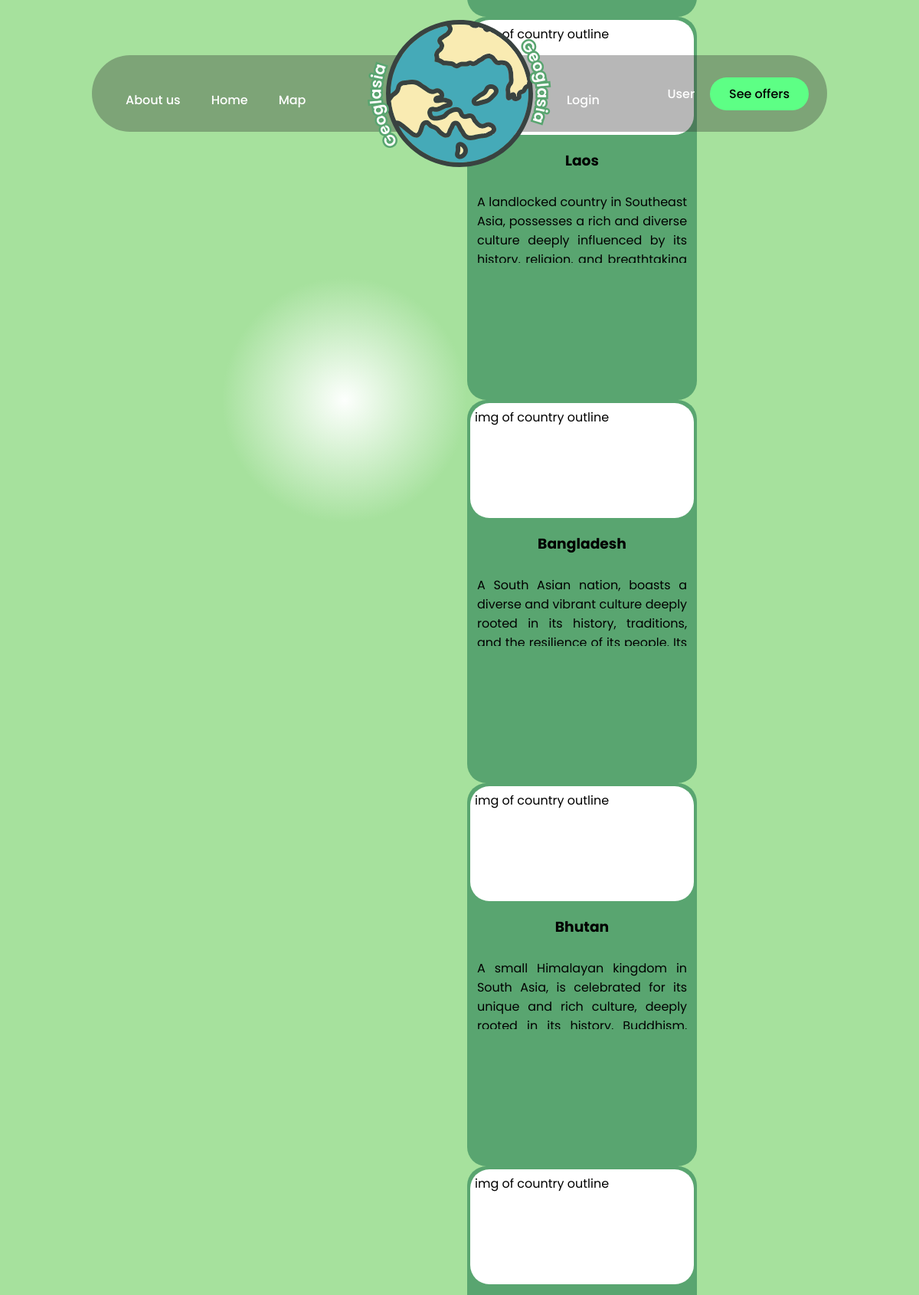
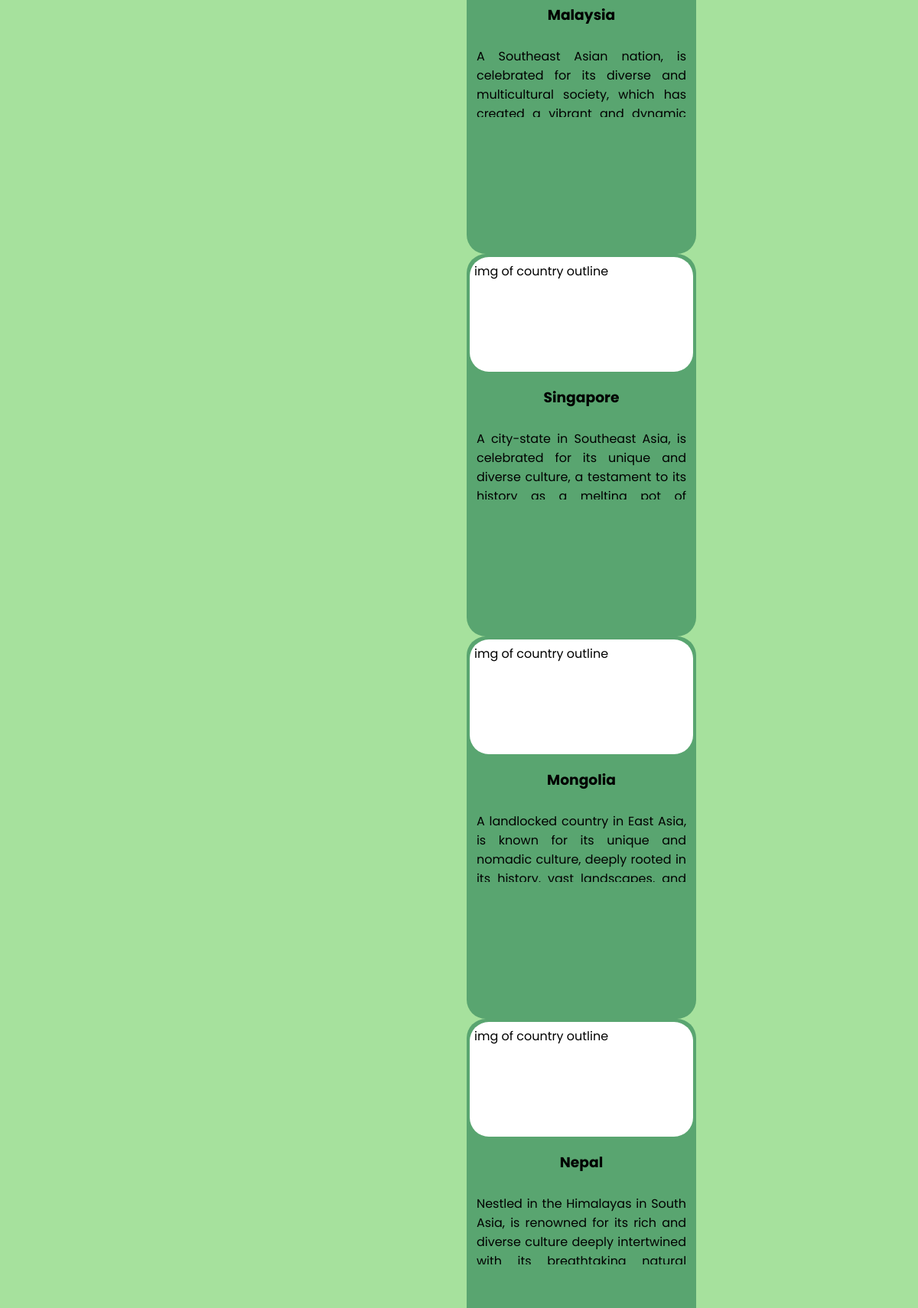
Screenshot of /website/home.php (upper part) with the database file from the repository (2 pictures, top to bottom).
### tables this page shows
CREATE TABLE `countries` (
  `country_id` int(11) NOT NULL,
  `country_name` varchar(60) NOT NULL,
  `country_desc` text NOT NULL
);

### website/require/database.php (called while the page is built, shortened)
<?php
function getUser() {
    $user = null;
    return $user;
}
?>

### website/home.php (the view, shortened to what this page needs)
<!DOCTYPE html>
<html lang="pl">
<head>
    <link rel="stylesheet" href="css/style.css">
    <?php
        $fileName = basename(__FILE__, '.php');
        if (file_exists("css/$fileName.css")) {
            echo "<link rel='stylesheet' href='css/$fileName.css'>";
        }
    ?>
  <link rel="stylesheet" href="https://cdn.jsdelivr.net/npm/swiper@10/swiper-bundle.min.css" />
</head>
<body>
    <?php
    require_once("require/database.php");
    $user = getUser();
    ?>
    <header>
        <nav class="nav-links">
            <a href="aboutus.php">
                About us
            </a>
            <a href="home.php">
                Home
            </a>
            <a href="map.php">
                Map
            </a>
            <div class="page-name">
            </div>
        </nav>
        <div class="logo-container">
            <img src="../assets/globe.svg" alt="logo" class="logo">
            <svg xmlns="http://www.w3.org/2000/svg" viewBox="0 0 200 200">>
                <text>
                    <textPath href="#circle-path">Geoglasia</textPath>
                </text>
                <text>
                    <textPath href="#circle-path">Geoglasia</textPath>
                </text>
            </svg>
        </div>
        <div class="nav-links">
            <?php
            if ($user) {
                $username = $user['login'];
                echo
                "<h3>
                <ion-icon name='person-circle-outline' class='icon'></ion-icon>
                > Howdy, <span class='greeting'>$username!</span>
                </h3>";
            } else {
            ?>
                <a href="login.php" class="logintext">
                    Login
                </a>
            <?php
            }
            ?>
            <a href="#">User</a>
            <button class="cta">See offers</button>
        </div>
    </header>
    <main>
        <div class="map">
            <div class="map-bg"></div>
        </div>
        <div class="swiper mySwiper home-cards">
            <div class="swiper-wrapper">
<?php
    $countriesQuery = 'SELECT countries.country_name, countries.country_desc FROM countries';
    $countryResult = $db->query($countriesQuery);
    while ($row = $countryResult->fetch_assoc()) {
        printf("
        <div class='swiper-slide card'>
            <div class='img-sect'>img of country outline</div>
            <h3>%s</h3>
            <ul></ul>
            <div class='description'>%s</div>
        </div>", $row['country_name'], $row['country_desc']);
    }
?>
        </div>
        </div>
    </main>
</body>
</html>

### website/css/style.css (style rules this page uses)
* { box-sizing: border-box; font-family: 'Poppins', sans-serif; }
:root { --main-color: rgb(166, 225, 157); --main-color-s: rgba(49, 49, 49, 0.35); --category-hovered: rgb(145, 255, 172); --button-color: rgb(93, 255, 133); --button-color-hovered: rgba(82, 255, 105, 0.8); --warning-color: rgba(252, 255, 89, 0.808); --warning-color-s: rgba(224, 194, 113, 0.781); --success-color: rgba(135, 255, 131, 0.808); --success-color-s: rgba(116, 201, 113, 0.808); --formbox-color: rgb(227, 168, 243); --formbox-color-s: rgb(208, 151, 224); --formbox-color: #D89DE1; --formbox-color-s: #d787e4; --page-name-bg: rgba(77, 255, 137, 0.3); --header-height: calc(5rem + 20px + 9rem); }
body { margin: 0px; padding: 0px; background-color: var(--main-color); height: 100vh; --body-height: 100vh; }
main { position: absolute; top: var(--header-height); display: flex; justify-content: center; align-items: center; height: calc( var(--body-height) - var(--header-height) ); --main-height: calc( var(--body-height) - var(--header-height) ); width: 100%; background-color: var(--main-color); }
header { display: flex; justify-content: space-between; align-items: center; position: relative; left: 50%; transform: translateX(-50%); margin-top: 4.5rem; padding: 10px 2%; width: clamp(100px, 80%, 100rem); border-radius: 500px; background-color: var(--main-color-s); z-index: 10; }
.page-name { position: absolute; top: -10px; right: 0; transform: translateY(-100%); width: 50%; height: 4rem; text-align: right; text-wrap: nowrap; }
header > * { flex: 1; height: 5rem; position: relative; display: flex; align-items: center; }
.nav-links a, .nav-links button { text-decoration: none; color: white; font-size: 16px; font-weight: 500; }
.nav-links button { color: black; }
nav.nav-links { flex: 1; justify-content: left; }
div.nav-links { flex: 1; justify-content: right; }
.logo-container { flex: 0 0 clamp(6em, 20vw, 12em); justify-content: center; position: relative; height: calc(100% + 20px); }
.logo { position: absolute; top: 50%; transform: translateY(-50%); max-width: 100%; height: auto; cursor: pointer; }
.logo-container svg { position: absolute; top: 50%; transform: translateY(-50%); height: auto; width: 133%; z-index: 5; }
.logo-container svg text { font-family: 'Montserrat', sans-serif; fill: white; font-weight: 600; paint-order: stroke; stroke: #59a570; stroke-width: 4px; }
.nav-links a { position: relative; display: inline-block; padding: 0px 20px; }
.nav-links .logintext { position: relative; margin-right: auto; margin-left: 1.5em; font-weight: 500; color: white; }
.nav-links :has(.icon) { top: 0.5em; }
.nav-links a { transition: all 0.3s ease 0s; }
.nav-links a::after { content: ''; position: absolute; top: 100%; left: 50%; height: 2px; background: #fff; pointer-events: none; width: 0; transform: translate(-50%, 10px); opacity: 0.5; transition: 0.3s; }
.cta { padding: 9px 25px; background-color: var(--button-color); color: black; border: none; border-radius: 50px; cursor: pointer; transition: all 0.3s ease 0s; }
.card { width: 300px; height: 500px; background-color: #59a570; border-radius: 25px; padding: 1.4%; }
.card h3 { text-align: center; }
.description { text-align: justify; border-radius: 10px; max-height: 100px; overflow: hidden; overflow-y: scroll; padding: 3%; }
.img-sect { background-color: white; height: 150px; margin-bottom: 2%; padding: 2%; border-radius: 25px; }

### website/css/home.css (style rules this page uses)
.map { position: relative; height: 20em; width: 20em; z-index: 1; }
.map-bg { position: absolute; top: 50%; left: 50%; transform: translate(-50%,-50%); width: 100%; height: 100%; background: radial-gradient(closest-side, rgb(253, 255, 253), var(--main-color)); }

### rows the page displays
countries: country_name "Laos", country_desc "A landlocked country in Southeast Asia, possesses a rich and diverse culture deeply influenced by its…"
countries: country_name "Bangladesh", country_desc "A South Asian nation, boasts a diverse and vibrant culture deeply rooted in its history, traditions,…"
countries: country_name "Bhutan", country_desc "A small Himalayan kingdom in South Asia, is celebrated for its unique and rich culture, deeply…"
countries: country_name "Malaysia", country_desc "A Southeast Asian nation, is celebrated for its diverse and multicultural society, which has…"
countries: country_name "Singapore", country_desc "A city-state in Southeast Asia, is celebrated for its unique and diverse culture, a testament to its…"
countries: country_name "Mongolia", country_desc "A landlocked country in East Asia, is known for its unique and nomadic culture, deeply rooted in…"
countries: country_name "Nepal", country_desc "Nestled in the Himalayas in South Asia, is renowned for its rich and diverse culture deeply intertwined…"
